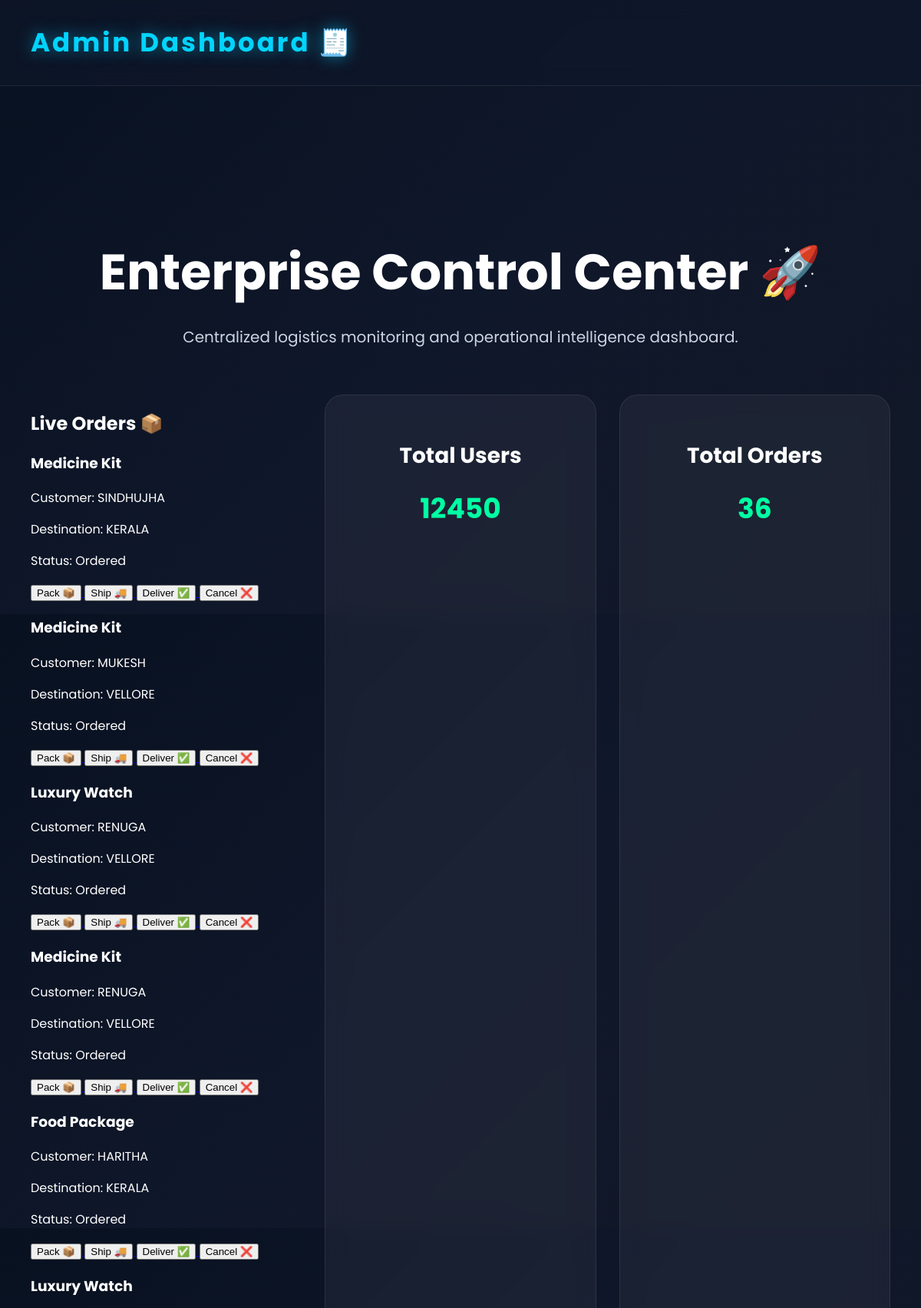
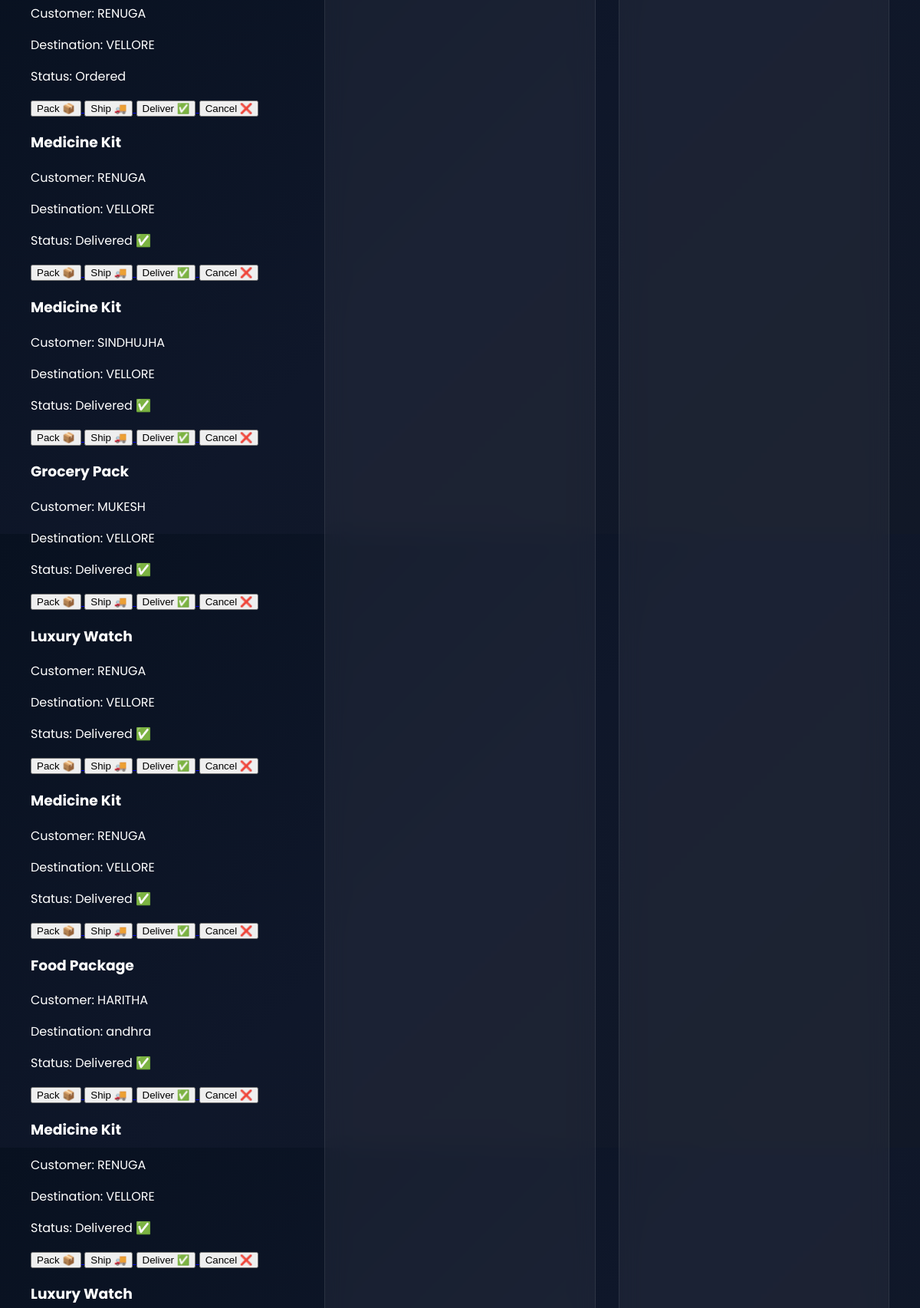
The page /admin (signed in, upper part) on the database its author committed (2 pictures, top to bottom).
### tables this page shows
CREATE TABLE orders (

            id INTEGER PRIMARY KEY AUTOINCREMENT,

            customer_name TEXT,

            product_name TEXT,

            destination TEXT,

            priority TEXT,

            delivery_speed TEXT,

            status TEXT,

            created_at TEXT

        );

### app.py (the view)
@app.route("/admin")
def admin():
    if "user" not in session:
        return redirect("/login")
    connection = sqlite3.connect("algo.db")
    cursor = connection.cursor()
    cursor.execute("""

        SELECT * FROM orders

        ORDER BY id DESC

    """)
    orders = cursor.fetchall()
    delivered_count = 0
    cancelled_count = 0
    for order in orders:
        if "Delivered" in order[6]:
            delivered_count += 1
        elif "Cancelled" in order[6]:
            cancelled_count += 1
    admin_data = {
        "users": 12450,
        "orders": len(orders),
        "revenue": "92.5L",
        "deliveries": delivered_count,
        "fraud": 18,
        "stock": "Stable ✅"
    }
    connection.close()
    return render_template(
        "admin.html",
        data=admin_data,
        orders=orders,
        delivered_count=delivered_count,
        cancelled_count=cancelled_count
    )

### templates/admin.html (shortened to what this page needs)
<!DOCTYPE html>
<html>
<head>
    <link
    rel="stylesheet"
    href="{{ url_for('static', filename='css/style.css') }}"
    >
</head>
<body>
    <div class="navbar">
        <div class="logo">
            Admin Dashboard 🧾
        </div>
    </div>
    <section class="admin-page">
        <div class="admin-container">
            <div class="admin-header">
                <h1>
                    Enterprise Control Center 🚀
                </h1>
                <p>
                    Centralized logistics monitoring
                    and operational intelligence dashboard.
                </p>
            </div>
            <div class="admin-grid">
            <div class="admin-orders">
    <h2>
        Live Orders 📦
    </h2>
    {% for order in orders %}
    <div class="admin-order-card">
        <h3>
            {{ order[2] }}
        </h3>
        <p>
            Customer:
            {{ order[1] }}
        </p>
        <p>
            Destination:
            {{ order[3] }}
        </p>
        <p>
            Status:
            {{ order[6] }}
        </p>
        <div class="admin-actions">
    <a href="/update-status/{{ order[0] }}/Packed 📦">
        <button>
            Pack 📦
        </button>
    </a>
    <a href="/update-status/{{ order[0] }}/Shipped 🚚">
        <button>
            Ship 🚚
        </button>
    </a>
    <a href="/update-status/{{ order[0] }}/Delivered ✅">
        <button>
            Deliver ✅
        </button>
    </a>
    <a href="/cancel-order/{{ order[0] }}">
        <button>
            Cancel ❌
        </button>
    </a>
</div>
    </div>
    {% endfor %}
</div>
                <div class="admin-card">
                    <h2>
                        Total Users
                    </h2>
                    <span>
                        {{ data.users }}
                    </span>
                </div>
                <div class="admin-card">
                    <h2>
                        Total Orders
                    </h2>
                    <span>
                        {{ data.orders }}
                    </span>
                </div>
            </div>
        </div>
    </section>
</body>
</html>

### static/css/style.css (style rules this page uses)
body { margin: 0; padding: 0; font-family: 'Poppins', sans-serif; background: linear-gradient( 135deg, #081120, #0f172a, #111827 ); overflow-x: hidden; }
.navbar { width: 100%; position: relative; top: 0; left: 0; z-index: 1000; display: flex; justify-content: space-between; align-items: center; padding: 20px 50px; box-sizing: border-box; background: rgba(15, 23, 42, 0.7); backdrop-filter: blur(14px); border-bottom: 1px solid rgba(255,255,255,0.08); overflow-x: auto; flex-wrap: nowrap; }
.logo { color: #00d4ff; font-size: 34px; font-weight: 700; letter-spacing: 3px; text-shadow: 0 0 20px rgba(0,212,255,0.5); }
.admin-page { min-height: 100vh; padding: 140px 40px; color: white; }
.admin-container { max-width: 1400px; margin: auto; }
.admin-header { text-align: center; margin-bottom: 60px; }
.admin-header h1 { font-size: 65px; margin-bottom: 15px; }
.admin-header p { color: #cbd5e1; font-size: 20px; }
.admin-grid { display: grid; grid-template-columns: repeat(auto-fit, minmax(260px, 1fr)); gap: 30px; margin-bottom: 60px; }
.admin-card { background: rgba(255,255,255,0.05); border: 1px solid rgba(255,255,255,0.08); border-radius: 24px; padding: 35px; text-align: center; backdrop-filter: blur(14px); transition: 0.3s; }
.admin-card h2 { margin-bottom: 20px; font-size: 28px; }
.admin-card span { font-size: 36px; font-weight: 700; color: #00ffa3; }
.navbar { display:flex; justify-content:space-between; align-items:center; padding:30px 40px; }

### rows shown on the page
orders: product_name "Medicine Kit", customer_name "SINDHUJHA", destination "KERALA", status "Ordered"
orders: product_name "Medicine Kit", customer_name "MUKESH", destination "VELLORE", status "Ordered"
orders: product_name "Luxury Watch", customer_name "RENUGA", destination "VELLORE", status "Ordered"
orders: product_name "Medicine Kit", customer_name "RENUGA", destination "VELLORE", status "Ordered"
orders: product_name "Food Package", customer_name "HARITHA", destination "KERALA", status "Ordered"
orders: product_name "Luxury Watch", customer_name "RENUGA", destination "VELLORE", status "Ordered"
orders: product_name "Medicine Kit", customer_name "RENUGA", destination "VELLORE", status "Delivered ✅"
orders: product_name "Medicine Kit", customer_name "SINDHUJHA", destination "VELLORE", status "Delivered ✅"
orders: product_name "Grocery Pack", customer_name "MUKESH", destination "VELLORE", status "Delivered ✅"
orders: product_name "Luxury Watch", customer_name "RENUGA", destination "VELLORE", status "Delivered ✅"
orders: product_name "Medicine Kit", customer_name "RENUGA", destination "VELLORE", status "Delivered ✅"
orders: product_name "Food Package", customer_name "HARITHA", destination "andhra", status "Delivered ✅"
orders: product_name "Medicine Kit", customer_name "RENUGA", destination "VELLORE", status "Delivered ✅"
orders: product_name "Luxury Watch"

### other values the page prints
{{ data.users }} "12450"
{{ data.orders }} "36"
